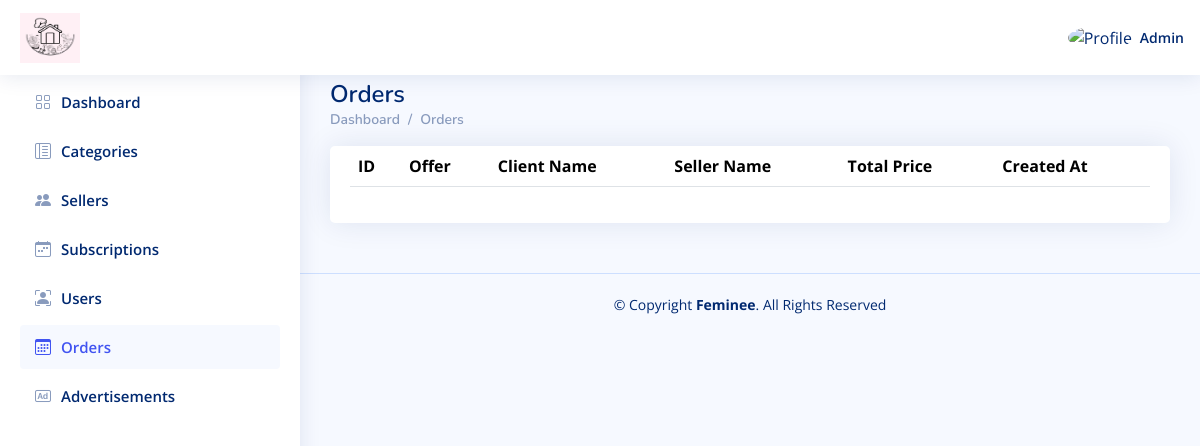
The page /Admin_Dashboard/Orders.php (signed in) on the database as committed earlier.
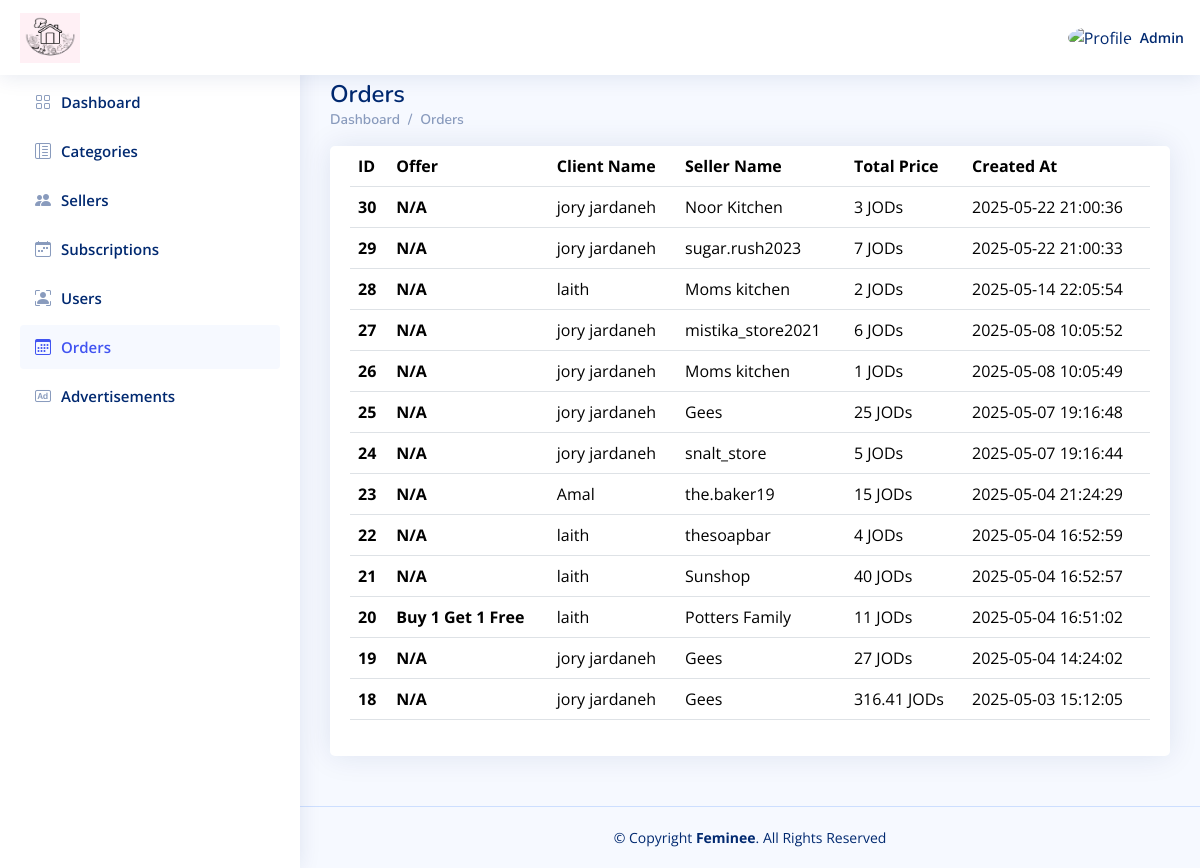
The same page on the database as committed later.
### tables this page shows
CREATE TABLE `orders` (
  `id` int(11) NOT NULL,
  `buyer_id` int(11) NOT NULL,
  `seller_id` int(11) NOT NULL,
  `offer_id` int(11) DEFAULT NULL,
  `status_id` int(11) NOT NULL DEFAULT 1,
  `total_price` double NOT NULL,
  `created_at` timestamp NOT NULL DEFAULT current_timestamp()
);

CREATE TABLE `users` (
  `id` int(11) NOT NULL,
  `user_type_id` int(11) NOT NULL,
  `name` varchar(250) NOT NULL,
  `email` varchar(250) NOT NULL,
  `phone` varchar(250) NOT NULL,
  `password` varchar(250) NOT NULL,
  `total_rate` double NOT NULL DEFAULT 0,
  `image` varchar(250) DEFAULT NULL,
  `description` text DEFAULT NULL,
  `instagram_link` varchar(250) DEFAULT NULL,
  `active` int(11) NOT NULL DEFAULT 1,
  `created_at` timestamp NOT NULL DEFAULT current_timestamp()
);

CREATE TABLE `offers` (
  `id` int(11) NOT NULL,
  `seller_id` int(11) NOT NULL,
  `product_id` int(11) NOT NULL,
  `title` varchar(250) NOT NULL,
  `description` text NOT NULL,
  `price` double NOT NULL,
  `active` tinyint(1) NOT NULL DEFAULT 1,
  `created_at` timestamp NOT NULL DEFAULT current_timestamp()
);

### Admin_Dashboard/Orders.php (the view, shortened to what this page needs)
<?php
    include "../Connect.php";
    $A_ID = $_SESSION['A_Log'];
    if (! $A_ID) {
        echo '<script language="JavaScript">
     document.location="../Login.php";
    </script>';
    } else {
        $sql1 = mysqli_query($con, "select * from users where id='$A_ID'");
        $row1 = mysqli_fetch_array($sql1);
        $name = $row1['name'];
    }
?>
<!DOCTYPE html>
<html lang="en">
  <head>
    <link
      href="../assets/vendor/bootstrap/css/bootstrap.min.css"
      rel="stylesheet"
    />
    <link
      href="../assets/vendor/bootstrap-icons/bootstrap-icons.css"
      rel="stylesheet"
    />
    <link href="../assets/vendor/boxicons/css/boxicons.min.css" rel="stylesheet" />
    <link href="../assets/vendor/quill/quill.snow.css" rel="stylesheet" />
    <link href="../assets/vendor/quill/quill.bubble.css" rel="stylesheet" />
    <link href="../assets/vendor/remixicon/remixicon.css" rel="stylesheet" />
    <link href="../assets/vendor/simple-datatables/style.css" rel="stylesheet" />
    <link href="../assets/css/style.css" rel="stylesheet" />
  </head>
  <body>
    <header id="header" class="header fixed-top d-flex align-items-center">
      <div class="d-flex align-items-center justify-content-between">
        <a href="index.php" class="logo d-flex align-items-center">
          <img src="../assets/img/Logo.png" alt="" />
        </a>
      </div>
      <nav class="header-nav ms-auto">
        <ul class="d-flex align-items-center">
          <li class="nav-item dropdown pe-3">
            <a
              class="nav-link nav-profile d-flex align-items-center pe-0"
              href="#"
              data-bs-toggle="dropdown"
            >
              <img
                src="https://www.computerhope.com/jargon/g/guest-user.png"
                alt="Profile"
                class="rounded-circle"
              />
              <span class="d-none d-md-block ps-2"><?php echo $name ?></span> </a
            >
          </li>
        </ul>
      </nav>
    </header>
    <?php require './Aside-Nav/Aside.php'?>
    <main id="main" class="main">
      <div class="pagetitle">
        <h1>Orders</h1>
        <nav>
          <ol class="breadcrumb">
            <li class="breadcrumb-item"><a href="index.php">Dashboard</a></li>
            <li class="breadcrumb-item">Orders</li>
          </ol>
        </nav>
      </div>
      <section class="section">
        <div class="row">
          <div class="col-lg-12 col-md-12 col-sm-12">
            <div class="card">
              <div class="card-body">
                <table class="table datatable">
                  <thead>
                    <tr>
                      <th scope="col">ID</th>
                      <th scope="col">Offer</th>
                      <th scope="col">Client Name</th>
                      <th scope="col">Seller Name</th>
                      <th scope="col">Total Price</th>
                      <th scope="col">Created At</th>
                    </tr>
                  </thead>
                  <tbody>
<?php
    $sql1 = mysqli_query($con, "SELECT * from orders ORDER BY id DESC");
    while ($row1 = mysqli_fetch_array($sql1)) {
        $total_price = 0;
        $order_id   = $row1['id'];
        $buyer_id   = $row1['buyer_id'];
        $offer_id   = $row1['offer_id'];
        $seller_id  = $row1['seller_id'];
        $created_at = $row1['created_at'];
        $sql2333 = mysqli_query($con, "SELECT * from users WHERE id = '$seller_id'");
        $row2333 = mysqli_fetch_array($sql2333);
        $seller_name = $row2333['name'];
        $sql2555 = mysqli_query($con, "SELECT * from offers WHERE id = '$offer_id'");
        $row2555 = mysqli_fetch_array($sql2555);
        $offer_title = $row2555['title'];
        $sql2 = mysqli_query($con, "SELECT * from users WHERE id = '$buyer_id'");
        $row2 = mysqli_fetch_array($sql2);
        $buyer_name = $row2['name'];
        $sql55 = mysqli_query($con, "SELECT product_id, option_id, quantity, product_price from order_items WHERE order_id = '$order_id'");
        while ($row55 = mysqli_fetch_array($sql55)) {
            $quantity      = $row55['quantity'];
            $product_price = $row55['product_price'];
            $total_price += ($product_price * $quantity);
        }
    ?>
                    <tr>
                      <th scope="row"><?php echo $order_id ?></th>
                      <th scope="row"><?php echo $offer_title ?? 'N/A' ?></th>
                      <td><?php echo $buyer_name ?></td>
                      <td><?php echo $seller_name ?></td>
                      <td><?php echo $total_price ?> JODs</td>
                      <td><?php echo $created_at ?></td>
                    </tr>
<?php
}?>
                  </tbody>
                </table>
              </div>
            </div>
          </div>
        </div>
      </section>
    </main>
    <footer id="footer" class="footer">
      <div class="copyright">
        &copy; Copyright <strong><span>Feminee</span></strong
        >. All Rights Reserved
      </div>
    </footer>
  </body>
</html>

Rows that differ between the two databases and show on the page:
added orders: id "30", offer_title "N/A", buyer.name "jory jardaneh", seller.name "Noor Kitchen", total_price "3", created_at "2025-05-22 21:00:36"
added orders: id "29", offer_title "N/A", buyer.name "jory jardaneh", seller.name "sugar.rush2023", total_price "7", created_at "2025-05-22 21:00:33"
added orders: id "28", offer_title "N/A", buyer.name "laith", seller.name "Moms kitchen", total_price "2", created_at "2025-05-14 22:05:54"
added orders: id "27", offer_title "N/A", buyer.name "jory jardaneh", seller.name "mistika_store2021", total_price "6", created_at "2025-05-08 10:05:52"
added orders: id "26", offer_title "N/A", buyer.name "jory jardaneh", seller.name "Moms kitchen", total_price "1", created_at "2025-05-08 10:05:49"
added orders: id "25", offer_title "N/A", buyer.name "jory jardaneh", seller.name "Gees", total_price "25", created_at "2025-05-07 19:16:48"
added orders: id "24", offer_title "N/A", buyer.name "jory jardaneh", seller.name "snalt_store", total_price "5", created_at "2025-05-07 19:16:44"
added orders: id "23", offer_title "N/A", buyer.name "Amal", seller.name "the.baker19", total_price "15", created_at "2025-05-04 21:24:29"
added orders: id "22", offer_title "N/A", buyer.name "laith", seller.name "thesoapbar", total_price "4", created_at "2025-05-04 16:52:59"
added orders: id "21", offer_title "N/A", buyer.name "laith", seller.name "Sunshop", total_price "40", created_at "2025-05-04 16:52:57"
added orders: id "20", offer.title "Buy 1 Get 1 Free", buyer.name "laith", seller.name "Potters Family", total_price "11", created_at "2025-05-04 16:51:02"
added orders: id "19", offer_title "N/A", buyer.name "jory jardaneh", seller.name "Gees", total_price "27", created_at "2025-05-04 14:24:02"
added orders: id "18", offer_title "N/A", buyer.name "jory jardaneh", seller.name "Gees", total_price "316.41", created_at "2025-05-03 15:12:05"
